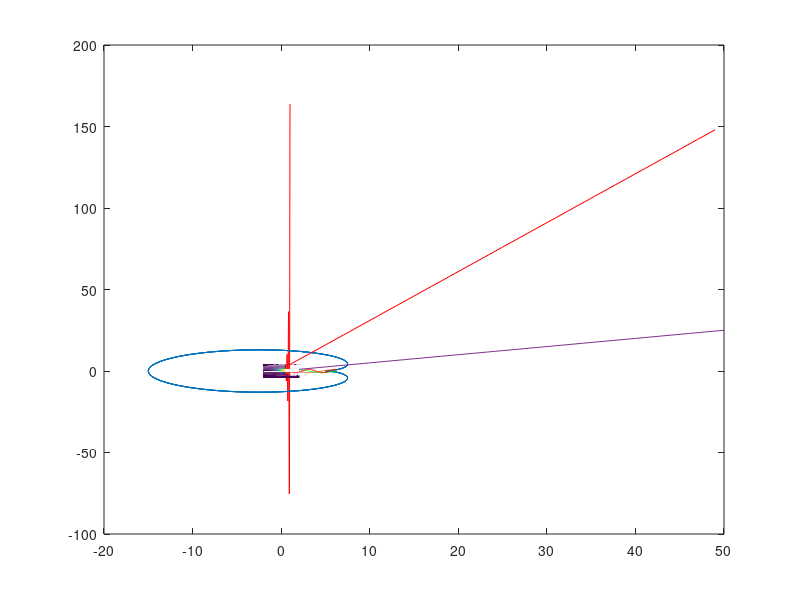

Write the MATLAB code that produced this figure.
% I %%%%%%%%%%%%%%%%%%%%%%%%%%%%%%%%%%%%%%%%%%%%%%%%%%%%%%%%%%%%%%%%%%%

a = [1 2 3]
% a = [1, 2, 3] ;
b = [4; 5; 6]
% b = [4 5 6]' ;

c = a * b

% d = [4 5 6]
d = b'

e = a.*d 

f = a.^2 

g = a.^d 

v = 1:6 

w = 2 : 3 : 10 

y = 10 : -1 : 0 

exp(a)
exp(1)

sqrt(a) 

m = max(a)
[m,k] = max(a)

h = [-2 -9 8] 

k = abs(h) 

mean(a)
geomean(a) 

sum(a) 
prod(a) 



% II_1 %%%%%%%%%%%%%%%%%%%%%%%%%%%%%%%%%%%%%%%%%%%%%%%%%%%%%%%%%%%%%%%%%

a = [1 2 3; 4 5 6; 7 8 9]
b = [4 8 12; -1 0 5; 2 3 8]

[m, n] = size(a)

t = b'

c = a * b

d = a.*b

e = a.^2

size(a)
length(a)

m = mean(a)
m1 = mean(a, 2)
g = geomean(a)

s = sum(a)
s1 = sum(a,2)
p = prod(a)
p1 = prod(a,2)

max(a)
min(a)

diag(a)

m > 2
a > b

inv(b)
det(b)

f = abs(b)
b = [16 15 24]'
x = a\b

triu(a)
tril(a)

m = [2 3 5; 7 11 13; 17 19 23]
m(2,1)
m(:,1)
m(2, :)
m(2, 1:2)
m(2, 2:end)
m(2:3, 2:3)


% a

e1 = eye(8)
e2 = eye(5,7)

zeros(5,7)
ones(7,9)


% b

M = magic(4)
sum(M)
sum(diag(M))
sum(diag(fliplr(M)))



% II_2 %%%%%%%%%%%%%%%%%%%%%%%%%%%%%%%%%%%%%%%%%%%%%%%%%%%%%%%%%%%%%%%%%

% 1

p = [2 -5 0 8]
x = 2
polyval(p,x)


% 2

p = [1 -5 -17 21]
roots(p)



% III %%%%%%%%%%%%%%%%%%%%%%%%%%%%%%%%%%%%%%%%%%%%%%%%%%%%%%%%%%%%%%%%%%

% 1
x = 0:0.01:1 ;
y = exp(10.*x.*(x-1)).*sin(12.*pi.*x) ;
y2 = 3.*exp(5.*x.^2-1).*cos(12.*pi.*x) ;
plot(x, y, 'g')
hold on
plot(x, y2, 'r')


% 2

t = 0:0.01:10*pi ;
a = input('a=') ;
b = input('b=') ;
x = (a+b)*cos(t)-b*cos((a/b+1)*t) ;
y = (a+b)*sin(t)-b*sin((a/b+1)*t) ;
plot(x, y)


% 3

x = 0:0.01:2*pi ;
f1 = cos(x) ;
f2 = sin(x) ;
f3 = cos(2*x) ;

plot(x, f1)
hold on
plot(x, f2, 'g')
plot(x, f3, 'r')


% 4

x = -1:0.01:0 ;
x2 = 0.01:0.01:1 ;
y = x.^3+sqrt(1-x) ;
y2 = x.^3-sqrt(1-x) ;

plot(x, y)
hold on
plot(x, y2, 'r')


% 5

xeven = 0:2:50 ;
xodd = 1:2:50 ;
yeven = xeven/2 ;
yodd = 3*xodd+1;

plot(xeven, yeven)
hold on
plot(xodd, yodd, 'r')


% 6

g = 1/2 ; % 1/(1+1)
for i=1:5
    g = 1/(1+g) ;
end
g


% 7

[X,Y] = meshgrid(-2:0.01:2, -4:0.1:4) ;
Z = exp((-(X-1/2).^2-(Y-1/2).^2)) ;
mesh(X,Y,Z)